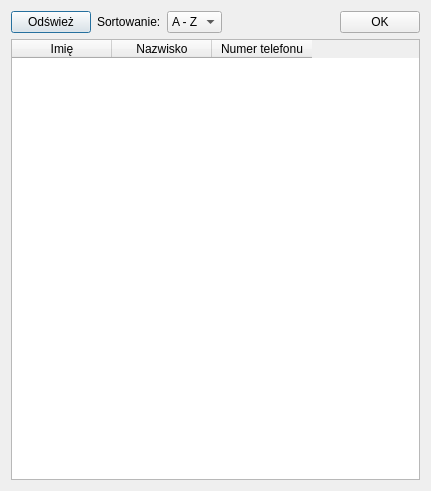
<?xml version="1.0" encoding="UTF-8"?>
<ui version="4.0">
 <class>chooseWorkerDialogClass</class>
 <widget class="QDialog" name="chooseWorkerDialogClass">
  <property name="geometry">
   <rect>
    <x>0</x>
    <y>0</y>
    <width>431</width>
    <height>491</height>
   </rect>
  </property>
  <property name="sizePolicy">
   <sizepolicy hsizetype="Expanding" vsizetype="Preferred">
    <horstretch>0</horstretch>
    <verstretch>0</verstretch>
   </sizepolicy>
  </property>
  <property name="windowTitle">
   <string>chooseWorkerDialog</string>
  </property>
  <layout class="QVBoxLayout" name="verticalLayout">
   <item>
    <layout class="QGridLayout" name="gridLayout">
     <item row="0" column="0">
      <layout class="QHBoxLayout" name="horizontalLayout">
       <item>
        <widget class="QPushButton" name="refreshButton">
         <property name="text">
          <string>Odśwież</string>
         </property>
        </widget>
       </item>
       <item>
        <widget class="QLabel" name="sortLabel">
         <property name="text">
          <string>Sortowanie:</string>
         </property>
        </widget>
       </item>
       <item>
        <widget class="QComboBox" name="sortBox">
         <item>
          <property name="text">
           <string>A - Z</string>
          </property>
         </item>
         <item>
          <property name="text">
           <string>Z - A</string>
          </property>
         </item>
        </widget>
       </item>
       <item>
        <spacer name="horizontalSpacer">
         <property name="orientation">
          <enum>Qt::Orientation::Horizontal</enum>
         </property>
         <property name="sizeHint" stdset="0">
          <size>
           <width>40</width>
           <height>20</height>
          </size>
         </property>
        </spacer>
       </item>
       <item>
        <widget class="QPushButton" name="okButton">
         <property name="text">
          <string>OK</string>
         </property>
        </widget>
       </item>
      </layout>
     </item>
     <item row="1" column="0">
      <widget class="QTableWidget" name="workerTable">
       <property name="minimumSize">
        <size>
         <width>300</width>
         <height>300</height>
        </size>
       </property>
       <column>
        <property name="text">
         <string>Imię</string>
        </property>
       </column>
       <column>
        <property name="text">
         <string>Nazwisko</string>
        </property>
       </column>
       <column>
        <property name="text">
         <string>Numer telefonu</string>
        </property>
       </column>
      </widget>
     </item>
    </layout>
   </item>
  </layout>
 </widget>
 <layoutdefault spacing="6" margin="11"/>
 <resources/>
 <connections>
  <connection>
   <sender>okButton</sender>
   <signal>clicked()</signal>
   <receiver>chooseWorkerDialogClass</receiver>
   <slot>accept()</slot>
   <hints>
    <hint type="sourcelabel">
     <x>357</x>
     <y>40</y>
    </hint>
    <hint type="destinationlabel">
     <x>410</x>
     <y>37</y>
    </hint>
   </hints>
  </connection>
 </connections>
</ui>
